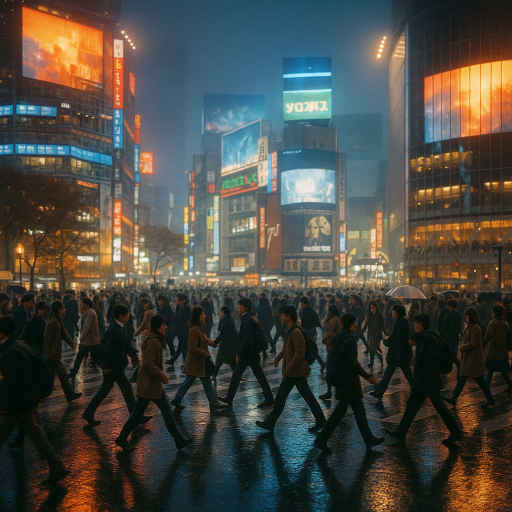
#> input picture instagram/2026-03-06-tokyo-1.png, 1024 x 1024 px, found by its file name (shown at 1/2 size)
$ python render_lil_mike_overlay_variants.py
#> lines starting #> are read from the running program, lines starting #| are printed output that depends on the picture; after the words box and inside, x2 and y2 are one past the last pixel; in counts of white or black regions, pixels touching at a corner belong together
#> in render_variant, base is the input picture: PIL image 1024x1024 RGB; mean R, G, B 74.3, 73.6, 66.9
from pathlib import Path
from PIL import Image, ImageDraw, ImageFont, ImageFilter


BASE_IMAGE = Path("/root/Projects/deepfield-transmissions/instagram/2026-03-06-tokyo-1.png")
OUT_DIR = Path("/root/Projects/deepfield-transmissions/research/overlay-variants")
FONT_PATH = "/usr/share/fonts/truetype/dejavu/DejaVuSansMono.ttf"
BOLD_FONT_PATH = "/usr/share/fonts/truetype/dejavu/DejaVuSansMono-Bold.ttf"


def rounded_border_mask(size, margin, radius, width):
    mask = Image.new("L", size, 0)
    draw = ImageDraw.Draw(mask)
    x1 = y1 = margin
    x2 = size[0] - margin
    y2 = size[1] - margin
    for offset in range(width):
        draw.rounded_rectangle(
            [x1 + offset, y1 + offset, x2 - offset, y2 - offset],
            radius=max(1, radius - offset // 2),
            outline=255,
            width=1,
        )
    return mask


def add_scan_lines(overlay, color, count, opacity):
    draw = ImageDraw.Draw(overlay)
    w, h = overlay.size
    positions = [int(h * frac) for frac in (0.22, 0.64, 0.81)[:count]]
    for y in positions:
        draw.rectangle([70, y, w - 70, y + 2], fill=(*color, opacity))


def add_edge_aberration(base, shift):
#> called with shift = 1.2
    r, g, b = base.split()
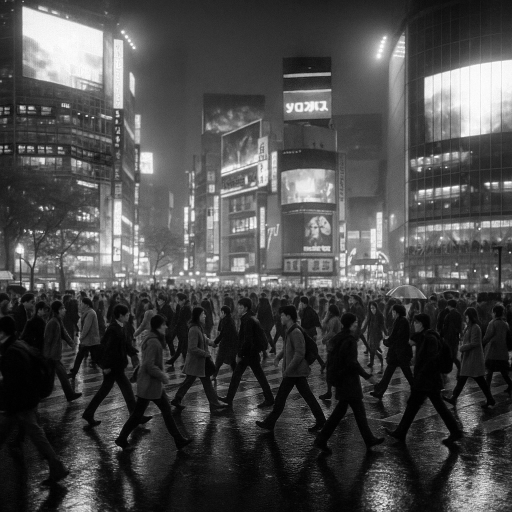
#> r: PIL image 1024x1024 L (shown at 1/2 size); min 0, max 255, mean 74.3
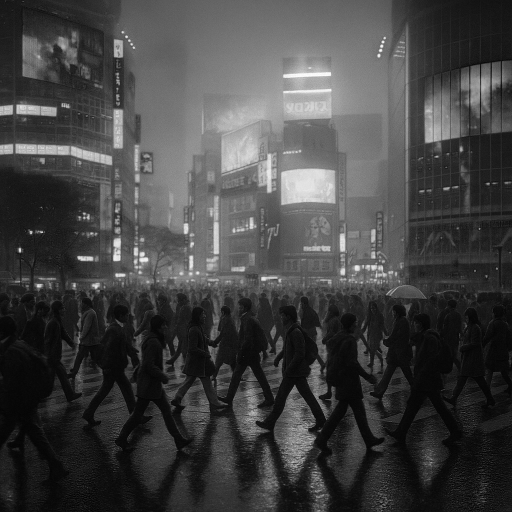
#> b: PIL image 1024x1024 L (shown at 1/2 size); min 0, max 255, mean 66.9
    r = r.transform(r.size, Image.AFFINE, (1, 0, shift, 0, 1, 0))
    b = b.transform(b.size, Image.AFFINE, (1, 0, -shift, 0, 1, 0))
    return Image.merge("RGB", (r, g, b))


def add_vignette(base, strength):
#> called with strength = 82
    w, h = base.size
#> w = 1024; h = 1024
    vignette = Image.new("L", (w, h), 0)
#> vignette: PIL image 1024x1024 L; every value is 0
    draw = ImageDraw.Draw(vignette)
    for i in range(12):
        inset = i * 24
        alpha = int(strength * (i + 1) / 12)
        draw.rounded_rectangle(
            [inset, inset, w - inset, h - inset],
            radius=max(10, 120 - i * 6),
            outline=alpha,
            width=40,
        )
    vignette = vignette.filter(ImageFilter.GaussianBlur(40))
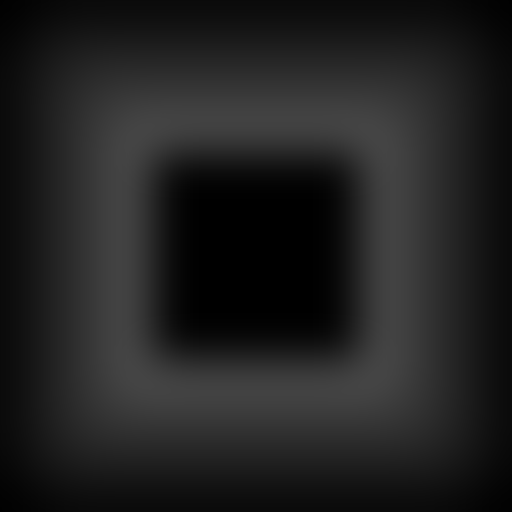
#> vignette: PIL image 1024x1024 L (shown at 1/2 size); min 0, max 68, mean 32.8
    shade = Image.new("RGBA", (w, h), (0, 0, 0, 0))
#> shade: PIL image 1024x1024 RGBA; every value is 0
    shade.putalpha(vignette)
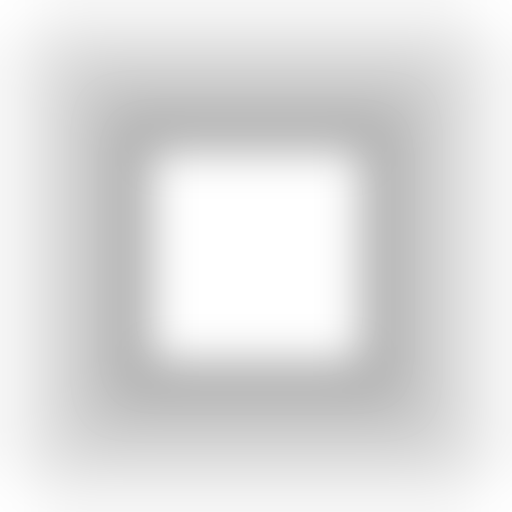
#> shade: PIL image 1024x1024 RGBA (shown at 1/2 size); mean R, G, B, A 0, 0, 0, 32.8; transparent parts drawn white
    return Image.alpha_composite(base.convert("RGBA"), shade)
#> returned value: PIL image 1024x1024 RGBA


def telemetry_block(draw, font, bold_font, style, w, h):
    lines = [
        "LOC: 35.6764N, 139.6500E",
        "SIG: ▮▮▮▮▯",
        "FIELD LOG #047",
        "TX MODE: ACTIVE",
    ]
    if style["telemetry_position"] == "bottom":
        x, y = 92, h - 130
        draw.rounded_rectangle(
            [70, h - 165, w - 70, h - 58],
            radius=18,
            fill=(4, 18, 24, style["panel_alpha"]),
            outline=(*style["color"], style["line_alpha"]),
            width=2,
        )
        step = 32
        draw.text((x, y), " · ".join(lines), font=font, fill=(*style["color"], 218))
    else:
        box = [72, h - 250, 420, h - 72]
        draw.rounded_rectangle(
            box,
            radius=18,
            fill=(5, 18, 23, style["panel_alpha"]),
            outline=(*style["color"], style["line_alpha"]),
            width=2,
        )
        draw.text((94, h - 228), "OPTIC TELEMETRY", font=bold_font, fill=(*style["color"], 220))
        step = 34
        for idx, line in enumerate(lines):
            draw.text((94, h - 188 + idx * step), line, font=font, fill=(*style["color"], 205))


def draw_glyph(draw, style, w):
    cx, cy = w - 78, 80
    outer = [(cx, cy - 16), (cx + 16, cy), (cx, cy + 16), (cx - 16, cy)]
    inner = [(cx, cy - 8), (cx + 8, cy), (cx, cy + 8), (cx - 8, cy)]
    draw.polygon(outer, outline=(*style["color"], style["glyph_alpha"]), fill=(0, 0, 0, 0), width=2)
    draw.polygon(inner, outline=(*style["color"], min(255, style["glyph_alpha"] + 30)), fill=(0, 0, 0, 0), width=2)


def render_variant(name, style):
    base = Image.open(BASE_IMAGE).convert("RGB").resize((1024, 1024))
    if style["aberration"]:
        base = add_edge_aberration(base, style["aberration"])
    composed = add_vignette(base, style["vignette"])
    overlay = Image.new("RGBA", composed.size, (0, 0, 0, 0))
    w, h = composed.size
#> w = 1024; h = 1024
    mask = rounded_border_mask((w, h), style["margin"], style["radius"], style["line_width"])
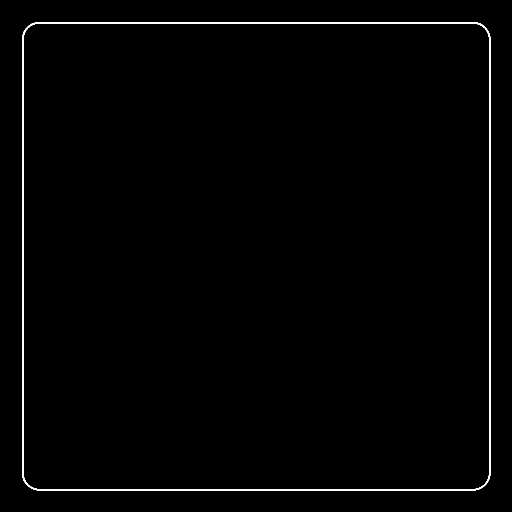
#> mask: PIL image 1024x1024 L (shown at 1/2 size); 1% white; 1 white region, box (x1, y1, x2, y2) and area: (44, 44, 981, 981) 10972
    glow = Image.new("RGBA", (w, h), (*style["color"], 0))
    glow.putalpha(mask.filter(ImageFilter.GaussianBlur(style["glow_blur"])))
    overlay = Image.alpha_composite(overlay, glow)
    lines = Image.new("RGBA", (w, h), (0, 0, 0, 0))
    ImageDraw.Draw(lines).bitmap((0, 0), mask, fill=(*style["color"], style["line_alpha"]))
    overlay = Image.alpha_composite(overlay, lines)
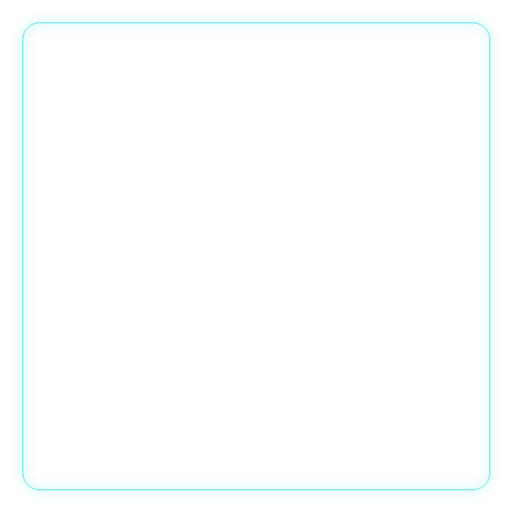
#> overlay: PIL image 1024x1024 RGBA (shown at 1/2 size); mean R, G, B, A 19.5, 42.4, 43.1, 4.4; transparent parts drawn white
    add_scan_lines(overlay, style["color"], style["scan_lines"], style["scan_alpha"])
    draw = ImageDraw.Draw(overlay)
    font = ImageFont.truetype(FONT_PATH, style["font_size"])
    bold_font = ImageFont.truetype(BOLD_FONT_PATH, style["bold_size"])
    telemetry_block(draw, font, bold_font, style, w, h)
    draw_glyph(draw, style, w)
    final = Image.alpha_composite(composed, overlay).convert("RGB")
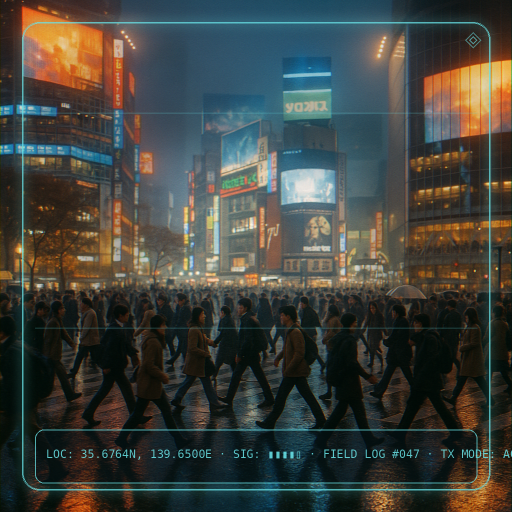
#> final: PIL image 1024x1024 RGB (shown at 1/2 size); mean R, G, B 64.8, 67.3, 61.9
    OUT_DIR.mkdir(parents=True, exist_ok=True)
    out_path = OUT_DIR / f"{name}.png"
    final.save(out_path, quality=95)
    return out_path


STYLES = {
    "option-1-balanced": {
        "color": (105, 228, 232),
        "margin": 44,
        "radius": 34,
        "line_width": 3,
        "line_alpha": 188,
        "glow_blur": 10,
        "panel_alpha": 120,
        "glyph_alpha": 122,
        "scan_lines": 2,
        "scan_alpha": 42,
        "aberration": 1.2,
        "vignette": 82,
        "font_size": 23,
        "bold_size": 27,
        "telemetry_position": "bottom",
    },
    "option-2-cleaner": {
        "color": (97, 214, 206),
        "margin": 56,
        "radius": 26,
        "line_width": 2,
        "line_alpha": 154,
        "glow_blur": 7,
        "panel_alpha": 92,
        "glyph_alpha": 98,
        "scan_lines": 1,
        "scan_alpha": 28,
        "aberration": 0.7,
        "vignette": 58,
        "font_size": 21,
        "bold_size": 24,
        "telemetry_position": "left",
    },
    "option-3-cinematic": {
        "color": (76, 235, 246),
        "margin": 38,
        "radius": 40,
        "line_width": 3,
        "line_alpha": 205,
        "glow_blur": 13,
        "panel_alpha": 132,
        "glyph_alpha": 138,
        "scan_lines": 3,
        "scan_alpha": 54,
        "aberration": 1.7,
        "vignette": 108,
        "font_size": 22,
        "bold_size": 26,
        "telemetry_position": "bottom",
    },
}


def main():
    for name, style in STYLES.items():
        path = render_variant(name, style)
        print(path)


if __name__ == "__main__":
    main()
